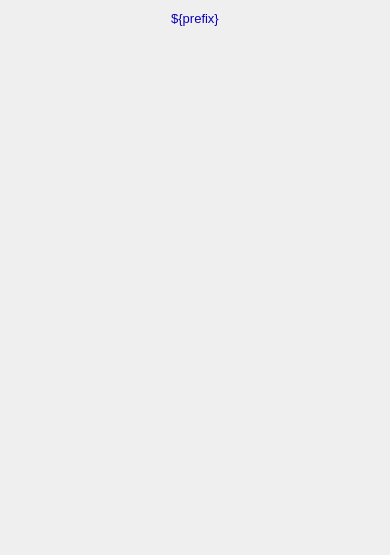
<?xml version="1.0" ?>
<ui version="4.0">
  <class>Dialog</class>
  <widget class="QWidget" name="screen">
    <property name="geometry">
      <rect>
        <x>159</x>
        <y>196</y>
        <width>390</width>
        <height>555</height>
      </rect>
    </property>
    <property name="styleSheet">
      <string notr="true">QWidget#screen {
  color: rgb(0, 0, 0);
  background-color: rgb(187, 187, 187);
  }</string>
    </property>
    <property name="windowTitle">
      <string>NDStdArrays</string>
    </property>
    <widget class="PyDMDrawingRectangle" name="rectangle">
      <property name="geometry">
        <rect>
          <x>0</x>
          <y>5</y>
          <width>390</width>
          <height>25</height>
        </rect>
      </property>
      <property name="brush" stdset="0">
        <brush brushstyle="SolidPattern">
          <color alpha="255">
            <red>218</red>
            <green>218</green>
            <blue>218</blue>
          </color>
        </brush>
      </property>
      <property name="penStyle" stdset="0">
        <enum>Qt::SolidLine</enum>
      </property>
      <property name="penColor" stdset="0">
        <color>
          <red>218</red>
          <green>218</green>
          <blue>218</blue>
        </color>
      </property>
      <property name="penWidth" stdset="0">
        <double>0</double>
      </property>
      <property name="penCapStyle" stdset="0">
        <enum>Qt::FlatCap</enum>
      </property>
      <property name="toolTip">
        <string>rectangle</string>
      </property>
    </widget>
    <widget class="QLabel" name="text">
      <property name="geometry">
        <rect>
          <x>87</x>
          <y>6</y>
          <width>216</width>
          <height>25</height>
        </rect>
      </property>
      <property name="text">
        <string>${prefix}</string>
      </property>
      <property name="font" stdset="0">
        <font>
          <pointsize>10</pointsize>
        </font>
      </property>
      <property name="brush" stdset="0">
        <brush brushstyle="SolidPattern">
          <color alpha="255">
            <red>10</red>
            <green>0</green>
            <blue>184</blue>
          </color>
        </brush>
      </property>
      <property name="toolTip">
        <string>text</string>
      </property>
      <property name="alignment">
        <set>Qt::AlignCenter</set>
      </property>
      <property name="styleSheet">
        <string notr="true">QLabel#text {
  color: rgb(10, 0, 184);
  }</string>
      </property>
    </widget>
    <widget class="PyDMEmbeddedDisplay" name="composite">
      <property name="geometry">
        <rect>
          <x>5</x>
          <y>40</y>
          <width>380</width>
          <height>505</height>
        </rect>
      </property>
      <property name="toolTip">
        <string>composite</string>
      </property>
      <property name="filename" stdset="0">
        <string>PluginBase_V21.ui</string>
      </property>
    </widget>
  </widget>
  <customwidgets>
    <customwidget>
      <class>PyDMDrawingRectangle</class>
      <extends>QWidget</extends>
      <header>pydm.widgets.drawing</header>
    </customwidget>
    <customwidget>
      <class>PyDMLabel</class>
      <extends>QLabel</extends>
      <header>pydm.widgets.label</header>
    </customwidget>
    <customwidget>
      <class>PyDMEmbeddedDisplay</class>
      <extends>QFrame</extends>
      <header>pydm.widgets.embedded_display</header>
    </customwidget>
  </customwidgets>
</ui>
